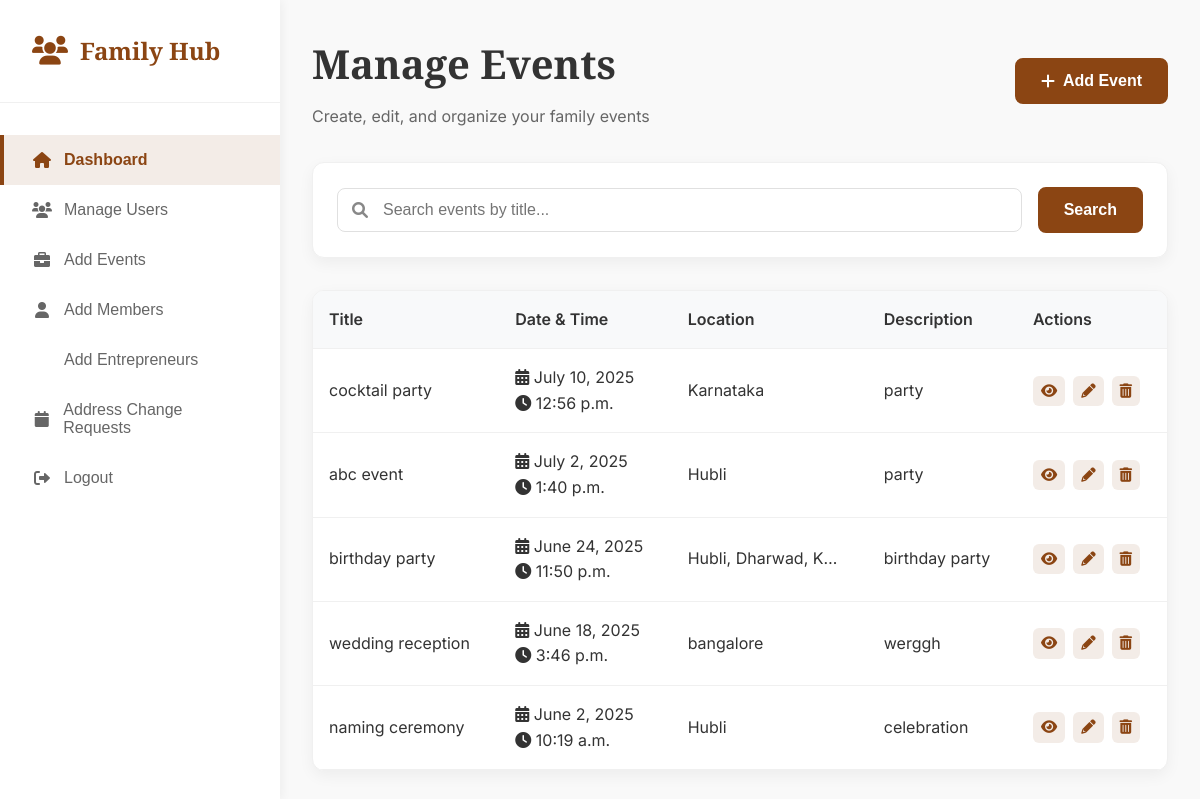
/event-list-admin/ (signed in), run on the app's committed database.
### users/models.py (models this page shows, shortened)
class Event(models.Model):
    user = models.ForeignKey(NewUser, on_delete=models.CASCADE)
    title = models.CharField(max_length=200)
    description = models.TextField(blank=True)
    date = models.DateField()
    time = models.TimeField()
    location = models.CharField(max_length=200, blank=True)
    created_at = models.DateTimeField(default=timezone.now)
    is_deleted = models.BooleanField(default=False)  # Soft delete

### users/views.py (the view)
# urls.py: path('event-list-admin/', views.event_list_admin, name='event_list_admin'),
@login_required
def event_list_admin(request):
    events = Event.objects.filter(user=request.user, is_deleted=False).order_by('-date')
    title = request.GET.get('title')
    location = request.GET.get('location')
    if title:
        events = events.filter(title__icontains=title)
    if location:
        events = events.filter(location__icontains=location)
    events_count = events.count()
    locations = Event.objects.values_list('location', flat=True).distinct()
    context = {
        'events': events,
        'events_count': events_count,
        'location': locations,
        'title': title or '',
    }
    return render(request, 'event_list_admin.html', context)

### users/templates/event_list_admin.html (shortened to what this page needs)
<!DOCTYPE html>
<html lang="en">
<head>
    <link rel="stylesheet" href="https://cdnjs.cloudflare.com/ajax/libs/font-awesome/6.0.0/css/all.min.css">
</head>
<body>
    <div class="dashboard-container">
        <aside class="sidebar" id="sidebar">
            <div class="sidebar-header">
                <div class="sidebar-logo">
                    <i class="fas fa-users logo-icon"></i>
                    <span>Family Hub</span>
                </div>
            </div>
            <nav class="sidebar-nav">
                <button class="nav-item active" onclick="switchTab('dashboard')" data-tab="dashboard">
                    <i class="fas fa-home"></i>
                    <span>Dashboard</span>
                </button>
                <button class="nav-item" onclick="window.location.href='/request-list/'" data-tab="family">
                    <i class="fas fa-users"></i>
                    <span>Manage Users</span>
                </button>
                <button class="nav-item" onclick="window.location.href='/request-list/'" data-tab="settings">
                    <i class="fas fa-briefcase"></i>
                    <span>Add Events</span>
                </button>
                <button class="nav-item" onclick="window.location.href='/request-list/'" data-tab="settings">
                    <i class="fas fa-user"></i>
                    <span>Add Members</span>
                </button>
                    <button class="nav-item" onclick="window.location.href='/request-list/'" data-tab="settings">
                    <span>Add Entrepreneurs</span>
                </button>
                <button class="nav-item" onclick="window.location.href='/review_address_requests/'" data-tab="events">
                    <i class="fas fa-calendar"></i>
                    <span> Address Change Requests</span>
                </button>
                 <button class="nav-item" onclick="window.location.href='/logout/'" data-tab="logout">
                    <i class="fas fa-sign-out-alt"></i>
                    <span>Logout</span>
                </button>
            </nav>
        </aside>
        <main class="main-content">
            <div id="events-tab" class="tab-content active">
                <div class="page-header">
                    <div>
                        <h1>Manage Events</h1>
                        <p>Create, edit, and organize your family events</p>
                    </div>
                    <button class="btn-primary" onclick="openAddEventModal()">
                        <i class="fas fa-plus"></i>
                        Add Event
                    </button>
                </div>
                <div class="management-controls">
                    <form id="event-filter-form" method="GET" action="{% url 'event_list_admin' %}">
                      <div class="controls-row">
                        <div class="search-box">
                            <i class="fas fa-search"></i>
                            <input type="text" id="event-search" placeholder="Search events by title..." name="title" >
                        </div>
                        <button type="submit" class="btn btn-primary">Search</button>
                        </div>
                    </form>
                </div>
        <div id="events-table-view" class="table-container">
            <table class="data-table">
                <thead>
                    <tr>
                        <th>Title</th>
                        <th>Date & Time</th>
                        <th>Location</th>
                        <th>Description</th>
                        <th>Actions</th>
                    </tr>
                </thead>
                <tbody id="events-table-body">
                    {% for event in events %}
                        <tr>
                            <td>{{ event.title }}</td>
                            <td>
                                <div><i class="fas fa-calendar-alt"></i> {{ event.date }}</div>
                                <div><i class="fas fa-clock"></i> {{ event.time }}</div>
                            </td>
                            <td>
                                <div class="address-cell" title="{{ event.location }}">
                                    {{ event.location|default:"N/A" }}
                                </div>
                            </td>
                            <td>
                                {{ event.description|default:"No description" }}
                            </td>
                            <td>
                                <div class="actions">
                        <button class="btn-view" onclick="openViewEventModal('{{ event.id }}')" title="View">
                            <i class="fas fa-eye"></i>
                        </button>
                            <button type="button" class="btn-view" title="Edit"
                                        onclick="openEditEventModal( '{{ event.id }}' , '{{ event.title }}', '{{ event.date }}', '{{ event.time }}', '{{ event.location }}', '{{ event.description|escapejs }}')">
                                    <i class="fas fa-pencil-alt"></i>
                                </button>
<form method="POST" onsubmit="event.preventDefault(); softDeleteEvent('{{ event.id }}');">
    <button type="submit" class="btn-view" title="Delete">
        <i class="fas fa-trash-alt"></i>
    </button>
</form>
                                </div>
                            </td>
                        </tr>
                    {% empty %}
                        <tr><td colspan="5" class="empty-state">No events found</td></tr>
                    {% endfor %}
                </tbody>
            </table>
        </div>
            </div>
        </main>
    </div>
    <link href="https://code.jquery.com/ui/1.13.2/themes/base/jquery-ui.css" rel="stylesheet">
</body>
</html>

### users/templates/event_list_admin.html (style rules this page uses)
* { margin: 0; padding: 0; box-sizing: border-box; }
body { font-family: "Inter", sans-serif; line-height: 1.6; color: #333; background-color: #f9f9f9; }
.dashboard-container { display: flex; min-height: 100vh; }
.address-cell { max-width: 150px; white-space: nowrap; overflow: hidden; text-overflow: ellipsis; display: block; cursor: pointer; }
.sidebar { width: 280px; background: white; box-shadow: 2px 0 10px rgba(0, 0, 0, 0.05); position: fixed; height: 100vh; left: 0; top: 0; z-index: 1000; display: flex; flex-direction: column; transition: transform 0.3s ease; }
.sidebar-header { padding: 2rem; border-bottom: 1px solid #f0f0f0; }
.sidebar-logo { display: flex; align-items: center; font-size: 1.5rem; font-weight: 700; color: #8b4513; font-family: "Playfair Display", serif; }
.logo-icon { margin-right: 12px; color: #8b4513; font-size: 1.8rem; }
.sidebar-nav { flex: 1; padding: 2rem 0; }
.nav-item { display: flex; align-items: center; width: 100%; padding: 1rem 2rem; border: none; background: none; color: #666; font-size: 1rem; cursor: pointer; transition: all 0.3s; text-align: left; position: relative; text-decoration: none; }
.nav-item.active { background: rgba(139, 69, 19, 0.1); color: #8b4513; font-weight: 600; }
.nav-item.active::before { content: ""; position: absolute; left: 0; top: 0; bottom: 0; width: 4px; background: #8b4513; }
.nav-item i { margin-right: 12px; width: 20px; text-align: center; }
.main-content { flex: 1; margin-left: 280px; padding: 2rem; background: #f9f9f9; min-height: 100vh; }
.page-header { display: flex; justify-content: space-between; align-items: center; margin-bottom: 2rem; }
.page-header h1 { font-size: 2.5rem; font-weight: 600; color: #333; font-family: "Playfair Display", serif; }
.page-header p { color: #666; margin-top: 0.5rem; }
.tab-content { display: none; }
.tab-content.active { display: block; }
.management-controls { background: white; padding: 1.5rem; border-radius: 12px; box-shadow: 0 5px 15px rgba(0, 0, 0, 0.05); border: 1px solid #f0f0f0; margin-bottom: 2rem; }
.controls-row { display: flex; gap: 1rem; align-items: center; flex-wrap: wrap; margin-bottom: 1rem; }
.controls-row:last-child { margin-bottom: 0; }
.search-box { position: relative; flex: 1; min-width: 250px; }
.search-box i { position: absolute; left: 15px; top: 50%; transform: translateY(-50%); color: #888; }
.search-box input { width: 100%; padding: 12px 15px 12px 45px; border: 1px solid #e0e0e0; border-radius: 8px; font-size: 1rem; outline: none; transition: all 0.3s; }
.btn-primary, .btn-secondary, .btn-danger, .btn-success { display: inline-flex; align-items: center; gap: 8px; padding: 12px 24px; border-radius: 8px; font-size: 1rem; font-weight: 600; cursor: pointer; transition: all 0.3s; border: 2px solid; text-decoration: none; }
.btn-primary { background: #8b4513; color: white; border-color: #8b4513; }
.btn-edit, .btn-delete, .btn-view { padding: 8px; border: none; border-radius: 6px; cursor: pointer; transition: all 0.3s; display: flex; align-items: center; justify-content: center; font-size: 0.9rem; }
.btn-view { background: rgba(139, 69, 19, 0.1); color: #8b4513; }
.table-container { background: white; border-radius: 12px; box-shadow: 0 5px 15px rgba(0, 0, 0, 0.05); border: 1px solid #f0f0f0; overflow: hidden; }
.data-table { width: 100%; border-collapse: collapse; }
.data-table th, .data-table td { padding: 1rem; text-align: left; border-bottom: 1px solid #f0f0f0; }
.data-table th { background: #f8f9fa; font-weight: 600; color: #333; position: sticky; top: 0; z-index: 10; }
.data-table .actions { display: flex; gap: 0.5rem; align-items: center; }

### data on the page
Event: title "cocktail party", date "July 10, 2025", time "12:56 p.m.", location "Karnataka", description "party"
Event: title "abc event", date "July 2, 2025", time "1:40 p.m.", location "Hubli", description "party"
Event: title "birthday party", date "June 24, 2025", time "11:50 p.m.", location "Hubli, Dharwad, K…", description "birthday party"
Event: title "wedding reception", date "June 18, 2025", time "3:46 p.m.", location "bangalore", description "werggh"
Event: title "naming ceremony", date "June 2, 2025", time "10:19 a.m.", location "Hubli", description "celebration"
